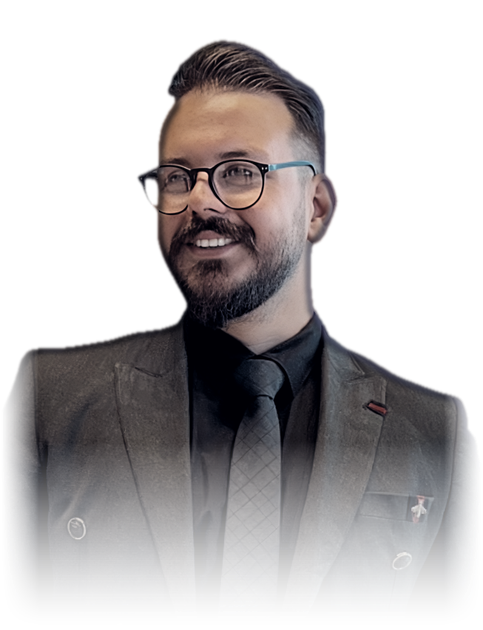
#> input picture out/og-portrait.png, 483 x 630 px
$ python grade.py ../../../out/og-portrait.png ../../../out/og-portrait.png ../../../out/og-portrait.png
#> lines starting #> are read from the running program, lines starting #| are printed output that depends on the picture; after the words box and inside, x2 and y2 are one past the last pixel; in counts of white or black regions, pixels touching at a corner belong together
"""Cinematic hero grade for the portrait. Lighting and colour only — facial features are never altered.

Usage: python grade.py <photo> <mask.png> <output.webp> [--og <og-portrait.png>]
Steps: colour matting against the grey wall + guided filter + wall un-mixing → low-key studio tone (colour kept) → soft key light on the face
       → gentle desaturation, cool shadows → lavender rim light from the sculpture side → fade into darkness at the bottom.
Requires: pillow, numpy
"""

import sys

import numpy as np
from PIL import Image, ImageFilter

LAVENDER = np.array([170, 169, 245], dtype=np.float32)
FACE_CENTER = (0.47, 0.33)  # relative position of the face in the source photo (key light target)
LIGHT_DIR = np.array([0.95, -0.3])  # rim light comes mainly from image-right (the sculpture side)


def blur(arr, radius):
    img = Image.fromarray(np.clip(arr * 255, 0, 255).astype(np.uint8))
    return np.asarray(img.filter(ImageFilter.GaussianBlur(radius)), dtype=np.float32) / 255


def box(arr, r):
    """Mean over a (2r+1)^2 window via an integral image."""
    pad = np.pad(arr, ((r + 1, r), (r + 1, r)), mode="edge").cumsum(0).cumsum(1)
    k = 2 * r + 1
    return (pad[k:, k:] - pad[:-k, k:] - pad[k:, :-k] + pad[:-k, :-k]) / (k * k)


def guided(guide, src, r, eps):
    """He et al. guided filter: smooths src while keeping the guide's edges."""
    mg, ms = box(guide, r), box(src, r)
    cov = box(guide * src, r) - mg * ms
    var = box(guide * guide, r) - mg * mg
    a = cov / (var + eps)
    b = ms - a * mg
    return box(a, r) * guide + box(b, r)


def main(photo, mask_path, out, og=None):
#> called with photo = '../../../out/og-portrait.png', mask_path = '../../../out/og-portrait.png', out = '../../../out/og-portrait.png'
    rgb = np.asarray(Image.open(photo).convert("RGB"), dtype=np.float32) / 255
    h, w, _ = rgb.shape
#> h = 630; w = 483
    alpha = np.asarray(Image.open(mask_path).convert("L").resize((w, h), Image.LANCZOS), dtype=np.float32) / 255

    # 1. Matte. Vision's mask is soft and blob-shaped (it is computed at low resolution), so it only decides
    #    "surely person" / "surely wall". Inside the band between the two, alpha comes from colour: the photo was
    #    shot against a smooth grey wall, so distance from the (interpolated) wall colour says how much of a pixel
    #    is person. This follows real hair strands and the ear/jaw line instead of the blob.
    a8 = (alpha * 255).astype(np.uint8)
    # Close small holes first (pale neck skin is close to the wall colour), then erode: everything well inside
    # the person is solid, and only the outer band is decided by colour.
    closed = Image.fromarray(a8).filter(ImageFilter.MaxFilter(15)).filter(ImageFilter.MinFilter(15))
    sure_fg = np.asarray(closed.filter(ImageFilter.MinFilter(11)), dtype=np.float32) / 255 > 0.5
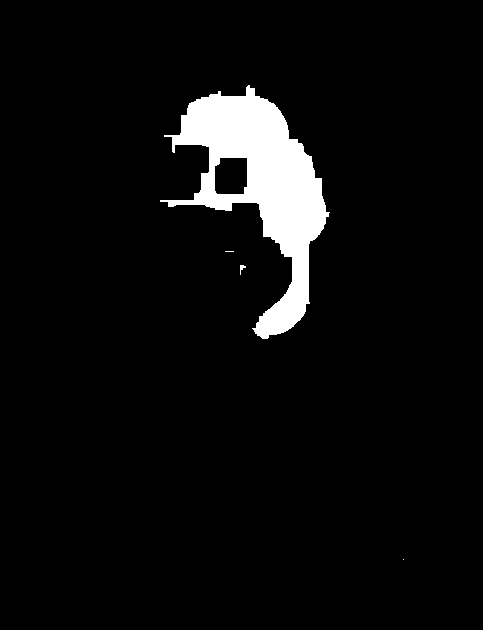
#> sure_fg: shape (630, 483) bool; 5.2% white; 4 white regions (2 under 20 px), largest, box (x1, y1, x2, y2) and area: (160, 85, 330, 339) 15783, (240, 265, 246, 275) 27
    maybe = np.asarray(Image.fromarray(a8).filter(ImageFilter.MaxFilter(15)), dtype=np.float32) / 255 > 0.02
#> maybe: shape (630, 483) bool; 60.1% white; 4 black regions, box (x1, y1, x2, y2) and area: (0, 0, 483, 429) 114902, (130, 582, 483, 630) 2942, (191, 330, 247, 418) 1933, (0, 568, 110, 630) 1731
    bg_known = (~maybe).astype(np.float32)
    wall = np.stack([blur(rgb[..., c] * bg_known, 40) for c in range(3)], -1) / np.maximum(blur(bg_known, 40), 1e-4)[..., None]
#> in blur, `img = Image.fromarray(np.clip(arr * 255, 0, 255).astype(np.uint8))`: img: PIL image 483x630 L; every value is 0
#> in blur, `return np.asarray(img.filter(ImageFilter.GaussianBlur(radius)), dtype=..`: returned value: shape (630, 483) float32; every value is 0
#> in blur (call 2), `img = Image.fromarray(np.clip(arr * 255, 0, 255).astype(np.uint8))`: img: PIL image 483x630 L; values 0 (black) and 1 (white), 0% white in thin lines or dots, all inside (x1, y1, x2, y2) = (219, 357, 233, 393)
#> in blur (call 3), `return np.asarray(img.filter(ImageFilter.GaussianBlur(radius)), dtype=..`: returned value: shape (630, 483) float32; values 0 (black) and 0.00392 (white), 2.6% white; 1 white region, box (x1, y1, x2, y2) and area: (161, 319, 265, 413) 7828
    dist = np.sqrt(((rgb - wall) ** 2).sum(-1))
    colour_alpha = np.clip((dist - 0.045) / (0.16 - 0.045), 0, 1)
    # Stray wall noise far from the person is not hair: fade colour alpha out with distance from Vision's mask,
    # and drop isolated specks with a small median.
    near = np.clip(blur(alpha, 6) * 4, 0, 1)
    colour_alpha = np.asarray(Image.fromarray((colour_alpha * near * 255).astype(np.uint8)).filter(ImageFilter.MedianFilter(5)), dtype=np.float32) / 255
    alpha = np.where(sure_fg, 1.0, np.where(maybe, colour_alpha, 0.0)).astype(np.float32)
    alpha = guided(rgb.mean(-1), alpha, 4, 1e-3)  # edge-aware smoothing: soft where the photo is soft
#> in guided, `a = cov / (var + eps)`:
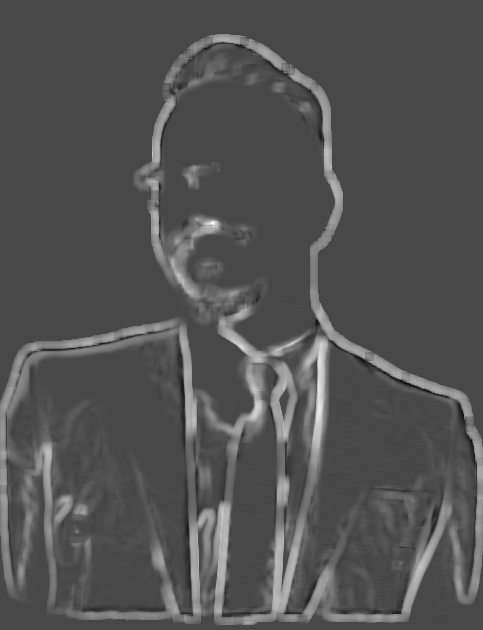
#> a: shape (630, 483) float32; min -1.74, max 4.36, mean 0.25; drawn with min black and max white
#> in guided, `b = ms - a * mg`:
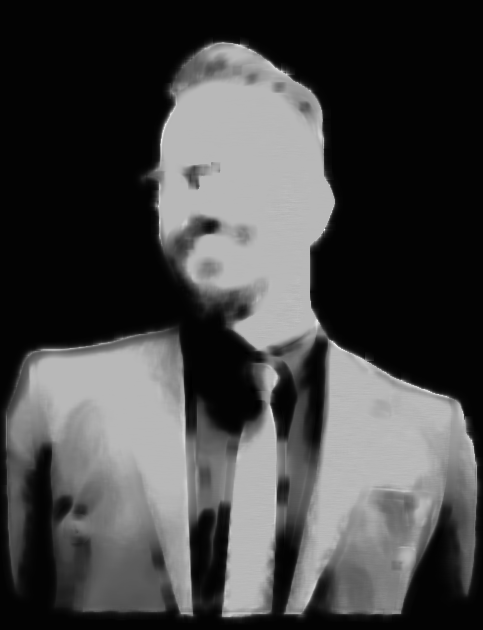
#> b: shape (630, 483) float32; min -0.0191, max 1.39, mean 0.367; drawn with min black and max white
#> in box (call 5), `pad = np.pad(arr, ((r + 1, r), (r + 1, r)), mode="edge").cumsum(0).cum..`:
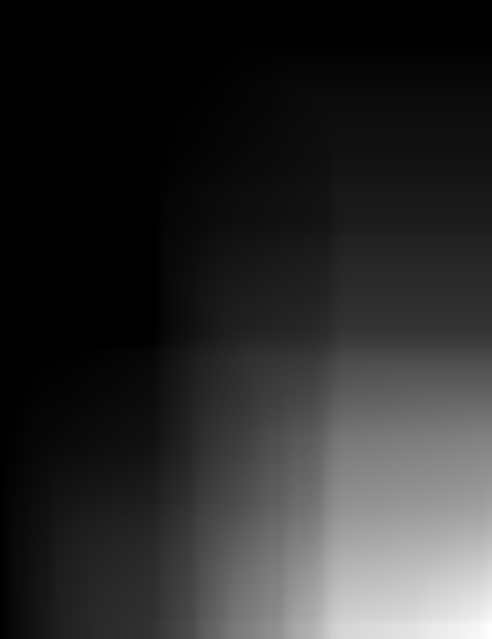
#> pad: shape (639, 492) float32; min 0, max 77591.3, mean 13611.8; drawn with min black and max white
#> in guided, `return box(a, r) * guide + box(b, r)`:
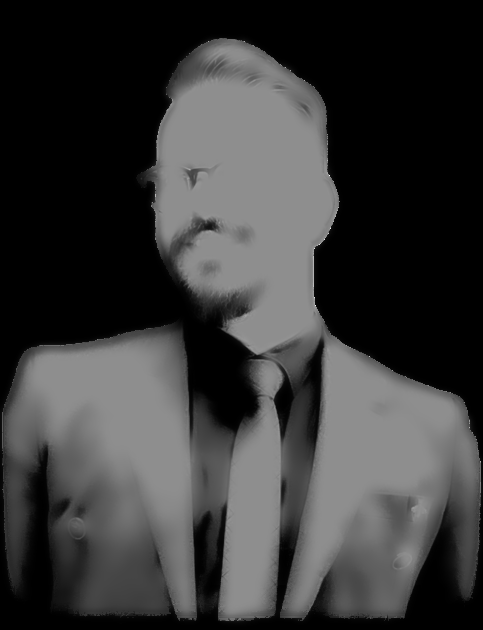
#> returned value: shape (630, 483) float32; min -8.1e-05, max 1.79, mean 0.4; drawn with min black and max white
    alpha = np.clip((alpha - 0.08) / 0.88, 0, 1) ** 1.15

    # Remove the wall from semi-transparent edge pixels (un-mixing), so no grey halo is left on dark or light pages.
    a3 = np.maximum(alpha, 0.08)[..., None]
    unmixed = np.clip((rgb - (1 - a3) * wall) / a3, 0, 1)
    edge = ((alpha > 0.0) & (alpha < 0.98))[..., None]
#> edge: shape (630, 483, 1) bool; 29.5% white; 21 white regions (17 under 20 px), largest, box (x1, y1, x2, y2) and area: (1, 38, 483, 622) 88940, (181, 164, 219, 190) 368, (308, 251, 313, 304) 202, (374, 403, 388, 415) 109
    rgb = np.where(edge, unmixed, rgb)
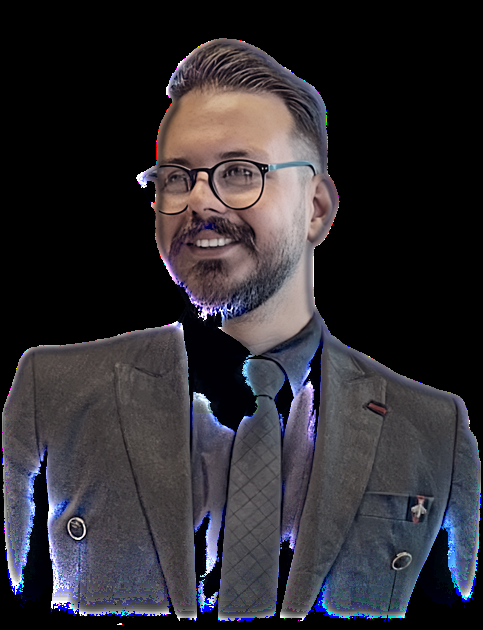
#> rgb: shape (630, 483, 3) float32; mean of channels 0, 1, 2 0.184, 0.175, 0.196; drawn as R, G, B
    # The faintest edge pixels borrow colour from the nearby solid hair/skin, so they can never read as a grey haze.
    solid = (alpha > 0.9).astype(np.float32)
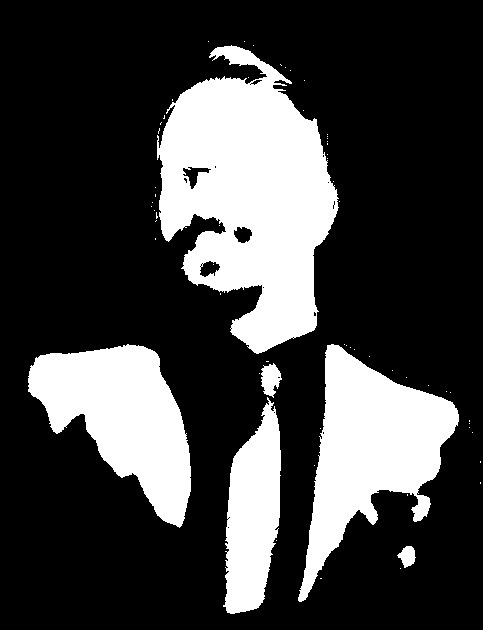
#> solid: shape (630, 483) float32; values 0 (black) and 1 (white), 25.6% white; 63 white regions (57 under 20 px), largest, box (x1, y1, x2, y2) and area: (157, 45, 339, 354) 33987, (298, 344, 459, 602) 18332, (28, 344, 191, 528) 16266, (223, 397, 281, 614) 8502, (261, 363, 282, 398) 470, (397, 546, 416, 568) 261
    inner = np.stack([blur(rgb[..., c] * solid, 6) for c in range(3)], -1) / np.maximum(blur(solid, 6), 1e-3)[..., None]
    t = np.clip((0.5 - alpha) / 0.5, 0, 1)[..., None] * (blur(solid, 6) > 0.01)[..., None]
    rgb = rgb * (1 - t) + inner * t

    # 2. Luminance with a red-weighted mix (smoother skin); the tone steps below work on it, colour follows.
    lum = rgb[..., 0] * 0.40 + rgb[..., 1] * 0.46 + rgb[..., 2] * 0.14
    lum0 = lum

    # 3. Studio tone: deeper blacks, gentle S-curve, soft key light centred on the face.
    yy, xx = np.mgrid[0:h, 0:w].astype(np.float32)
    d2 = ((xx / w - FACE_CENTER[0]) / 0.32) ** 2 + ((yy / h - FACE_CENTER[1]) / 0.30) ** 2
    lum = np.clip((lum - 0.03) / 0.97, 0, 1) ** 1.6  # low-key: suit sinks toward charcoal, face holds detail
    lum = lum * (0.70 + 0.30 * np.exp(-d2))  # key light falls off away from the face
    lum = lum * lum * (3 - 2 * lum) * 0.30 + lum * 0.70  # gentle S-curve

    # 3b. Remove the bright-wall "light wrap" around the silhouette (it reads as a halo on a dark scene).
    eroded = np.asarray(Image.fromarray((alpha * 255).astype(np.uint8)).filter(ImageFilter.MinFilter(17)), dtype=np.float32) / 255
    wrap = blur(np.clip(alpha - eroded, 0, 1), 4)
    lum = lum * (1 - 0.25 * wrap)  # matte is clean now; only a light touch

    # 4. Clarity: mild unsharp mask on luminance only.
    lum = np.clip(lum + (lum - blur(lum, 2.2)) * 0.55, 0, 1)

    # 5. Colour: carry the graded luminance back onto the original colours, ease saturation a little,
    #    and let the shadows lean cool so the skin stays natural against the dark, lavender scene.
    ratio = np.clip(lum / np.maximum(lum0, 1e-3), 0, 3)[..., None]
    col = np.clip(rgb * ratio, 0, 1)
    col = lum[..., None] + (col - lum[..., None]) * 0.86
    shade = ((1 - lum) ** 2)[..., None]
    toned = np.clip(col + shade * np.array([-0.012, -0.004, 0.022]), 0, 1)

    # 6. Lavender rim light on silhouette edges that face the light.
    soft = blur(alpha, 3)
    gy, gx = np.gradient(soft)
    mag = np.hypot(gx, gy) + 1e-6
    facing = np.clip((-gx * LIGHT_DIR[0] - gy * LIGHT_DIR[1]) / mag, 0, 1)
    band = np.clip(alpha - blur(np.asarray(Image.fromarray((alpha * 255).astype(np.uint8)).filter(ImageFilter.MinFilter(13)), dtype=np.float32) / 255, 4), 0, 1)
    rim = blur(band * facing, 3.5)[..., None] * 0.42
    toned = 1 - (1 - toned) * (1 - rim * (LAVENDER / 255))  # screen blend

    # 7. Fade the lower body into darkness (alpha) so the figure rises out of the scene.
    # 7. Editorial bust: the body melts away in a soft oval below the face, so the photo's straight crop lines
    #    (arms cut by the frame, the bottom edge) never show.
    r = np.sqrt(((xx / w - 0.5) / 0.50) ** 2 + ((yy / h - 0.34) / 0.70) ** 2)
    bust = 1 - np.clip((r - 0.70) / 0.32, 0, 1)
    bust = bust * bust * (3 - 2 * bust)
    fade = np.clip((1.0 - yy / h) / 0.34, 0, 1) ** 1.4
    alpha = alpha * bust * fade

    out_img = Image.fromarray(np.dstack([toned * 255, alpha * 255]).clip(0, 255).astype(np.uint8), "RGBA")
    out_img.save(out, "WEBP", quality=90, method=6)
    print(f"{out}: {w}x{h}")
#| ../../../out/og-portrait.png: 483x630
    if og:  # PNG copy for the Open Graph card (next/og cannot decode WebP)
        small = out_img.resize((round(w * 630 / h), 630), Image.LANCZOS)
        small.save(og, "PNG", optimize=True)
        print(f"{og}: {small.width}x{small.height}")


if __name__ == "__main__":
    if len(sys.argv) < 4:
        sys.exit(__doc__)
    og_path = sys.argv[sys.argv.index("--og") + 1] if "--og" in sys.argv else None
    main(sys.argv[1], sys.argv[2], sys.argv[3], og_path)
